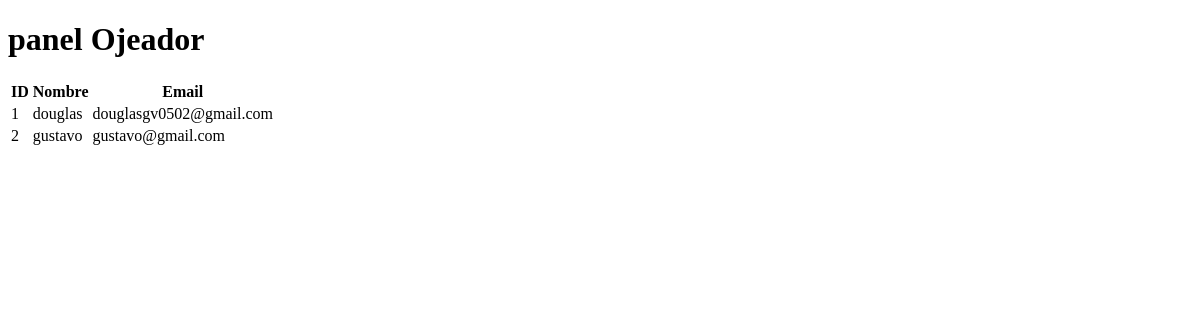
Before: /lista.php with the older database file.
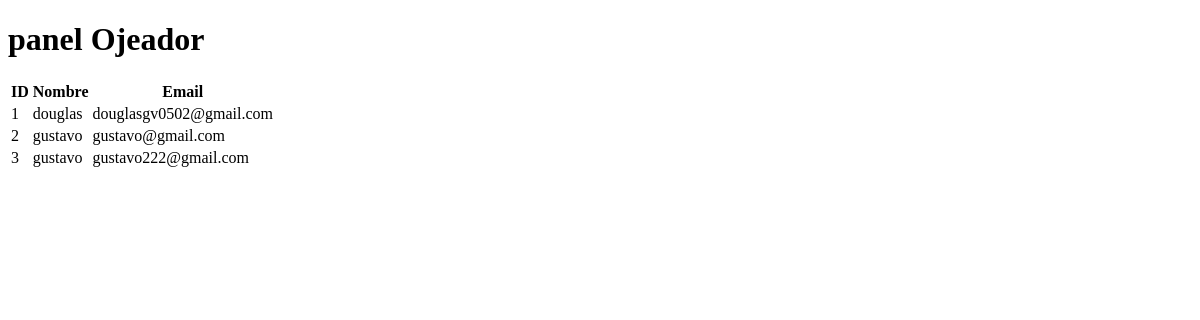
After: the same page with the newer database file.
### tables this page shows
CREATE TABLE `clientes` (
  `id_cliente` int(11) NOT NULL,
  `nombre_cliente` varchar(100) NOT NULL,
  `telefono` varchar(20) DEFAULT NULL,
  `email_cliente` varchar(100) DEFAULT NULL,
  `fecha_registro` timestamp NOT NULL DEFAULT current_timestamp(),
  `password` varchar(200) NOT NULL
);

### lista.php (the view, shortened to what this page needs)
<?php
    include 'app/config.php';
    $sql = "SELECT * FROM clientes";
    $query = $pdo->prepare($sql);
?>
<!DOCTYPE html>
<html lang="en">
<head>
</head>
<body>
    <h1>panel Ojeador</h1>
    <table>
        <thead>
            <tr>
                <th>ID</th>
                <th>Nombre</th>
                <th>Email</th>
            </tr>
        </thead>
        <tbody>
            <?php
                $query->execute();
                $usuarios = $query->fetchAll(PDO::FETCH_ASSOC);
                foreach($usuarios as $usuario):
            ?>
            <tr>
                <td><?= $usuario['id_cliente'] ?></td>
                <td><?= $usuario['nombre_cliente'] ?></td>
                <td><?= $usuario['email_cliente'] ?></td>
            </tr>
            <?php endforeach; ?>
        </tbody>
    </table>
</body>
</html>

Changed rows visible on the page:
added clientes: id_cliente "3", nombre_cliente "gustavo", email_cliente "gustavo222@gmail.com"
